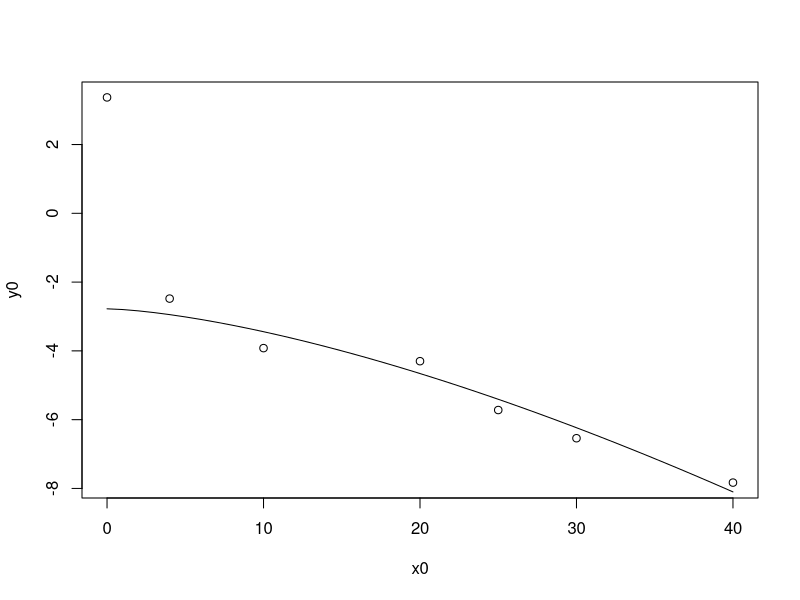

Here is the R script that generated this plot:


x0<-c(0,4,10,20,25,30,40)
y0<-c(3.37E+00,-2.48E+00,-3.92E+00,-4.30E+00,-5.72E+00,-6.54E+00,-7.83E+00)

x1<-c(4,10,20,25,30,40)
y1<-c(-2.48E+00,-3.92E+00,-4.30E+00,-5.72E+00,-6.54E+00,-7.83E+00)


#nls( y~a/(1+b*exp(c*x)), start=c(a=1,b=1,c=-1))

fm1<-nls(y1~a*x1^(3/2)+b,start=c(a=1,b=1),trace=TRUE)

plot(x0,y0)
#lines(x1,fitted(fm1))


# For high resolution
## (1) Try1: generation of many points
## *** can plot only range of input data
#r <- range(x1)
#x2 <- seq(r[1],r[2],length.out=200)
#y2 <- predict(fm1,list(x1=x2))
#lines(x2,y2)

## (2) Try2
## *** just plot the function
a1 <- coef(fm1)[1]
b1 <- coef(fm1)[2]
lines(x<-c(0:40),a1*x^(3/2)+b1)
